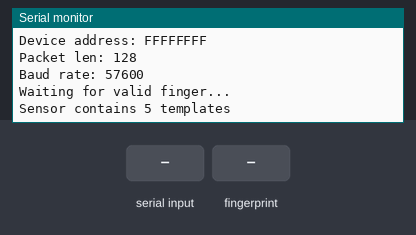
The sketch below on a simulated ESP32. On the bench: the last lines printed to the serial monitor. The inputs (shaded band) are chosen by the test bench.

Above: at 1.8 s.
1.9 s: "-\n" received over Serial
At 3.4 s:
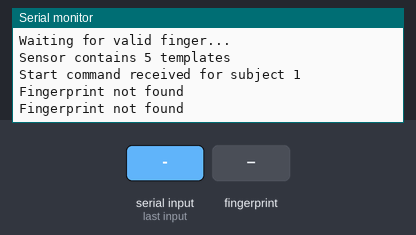
3.5 s: finger stored as number 1 placed on the sensor
At 6.0 s:
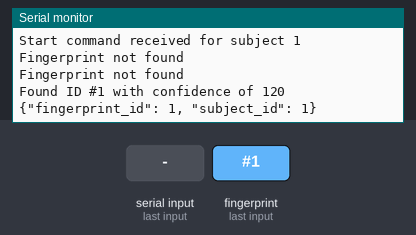

The sketch:

attendance_log_communication.ino
```cpp
#include <Adafruit_Fingerprint.h>
#include <HardwareSerial.h>
#include <ArduinoJson.h>

// Use UART2 for fingerprint sensor (GPIO16=RX, GPIO17=TX)
HardwareSerial mySerial(1);  // Use UART1 on ESP32
Adafruit_Fingerprint finger = Adafruit_Fingerprint(&mySerial);

// Global variables
int subject_id = 0;
String command = "";

void setup() {
  Serial.begin(115200);  // USB Serial to PC
  mySerial.begin(57600, SERIAL_8N1, 16, 17);  // RX=16, TX=17
  checkFingerprint();
}

void loop() {
  // Listen for subject_id trigger from PC
  int received_subject = waitingForToTrigger();

  if (received_subject != 0) {
    subject_id = received_subject;
    Serial.println("Start command received for subject " + String(subject_id));
  }

  if (subject_id == 0) {
    delay(500);
    return;
  }

  // Fingerprint process
  int p = getFingerprintIDez();
  if (p != -1) {
    sendFingerprintToPC(p, subject_id);
    delay(2000);  // Prevent repeated detection
  } else {
    Serial.println("Fingerprint not found");
  }

  delay(1000);
}


// returns -1 if failed, otherwise returns ID #
int getFingerprintIDez() {
  uint8_t p = finger.getImage();
  if (p != FINGERPRINT_OK)  return -1;

  p = finger.image2Tz();
  if (p != FINGERPRINT_OK)  return -1;

  p = finger.fingerFastSearch();
  if (p != FINGERPRINT_OK)  return -1;

  // found a match!
  Serial.print("Found ID #"); Serial.print(finger.fingerID);
  Serial.print(" with confidence of "); Serial.println(finger.confidence);
  return finger.fingerID;
}


int waitingForToTrigger() {
  if (Serial.available()) {
    command = Serial.readStringUntil('\n');

    if (command.endsWith("-start")) {
      int parsed_id = command.substring(0, command.indexOf("-")).toInt();
      return parsed_id;
    }

    if (command.endsWith("-stop")) {
      int parsed_id = command.substring(0, command.indexOf("-")).toInt();
      return parsed_id;
    }
  }
}

void sendFingerprintToPC(int fingerprint_id, int subject_id) {
  String jsonData = "{\"fingerprint_id\": " + String(fingerprint_id) + ", \"subject_id\": " + String(subject_id) + "}";
  Serial.println(jsonData);  // Send JSON over USB serial
}

void checkFingerprint() {
  delay(5);
  if (finger.verifyPassword()) {
    Serial.println("Found fingerprint sensor!");
  } else {
    Serial.println("Did not find fingerprint sensor :(");
    while (1) { delay(1); }
  }

  Serial.println(F("Reading sensor parameters"));
  finger.getParameters();
  Serial.print(F("Status: 0x")); Serial.println(finger.status_reg, HEX);
  Serial.print(F("Sys ID: 0x")); Serial.println(finger.system_id, HEX);
  Serial.print(F("Capacity: ")); Serial.println(finger.capacity);
  Serial.print(F("Security level: ")); Serial.println(finger.security_level);
  Serial.print(F("Device address: ")); Serial.println(finger.device_addr, HEX);
  Serial.print(F("Packet len: ")); Serial.println(finger.packet_len);
  Serial.print(F("Baud rate: ")); Serial.println(finger.baud_rate);

  finger.getTemplateCount();

  if (finger.templateCount == 0) {
    Serial.print("Sensor doesn't contain any fingerprint data. Please run the 'enroll' example.");
  }
  else {
    Serial.println("Waiting for valid finger...");
      Serial.print("Sensor contains "); Serial.print(finger.templateCount); Serial.println(" templates");
  }
}
```

Measured:
- after the input at 1.9 s, the serial monitor: prints a new line after 0.12 s (image 1)
- after the input at 3.5 s, the serial monitor: prints a new line after 1.0 s (image 2)
